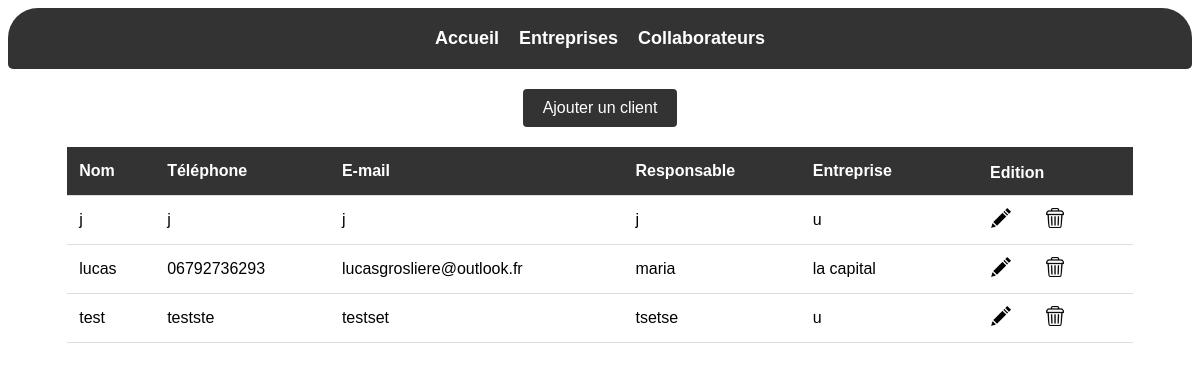
The app's page /clients/view_clients.php with its own data.
### tables this page shows
CREATE TABLE `clients` (
  `id_client` int(11) NOT NULL,
  `nom` text NOT NULL,
  `telephone` varchar(20) NOT NULL,
  `mail` varchar(50) NOT NULL,
  `responsable` varchar(20) NOT NULL,
  `id_entreprise` int(11) NOT NULL
);

CREATE TABLE `entreprises` (
  `id_entreprise` int(11) NOT NULL,
  `nom` varchar(20) NOT NULL,
  `telephone` varchar(20) NOT NULL,
  `adresse` varchar(50) NOT NULL,
  `mail` varchar(50) NOT NULL,
  `responsable` varchar(20) NOT NULL
);

### config/commandes.php (called while the page is built, shortened)
<?php
function afficherClients()
{
    if (require("connexion.php")) {
        $req = $access->prepare("SELECT c.id_client, c.nom, c.telephone, c.mail, c.responsable, e.nom as e_nom FROM clients c, entreprises e where c.id_entreprise = e.id_entreprise ORDER BY c.nom");
        $req->execute();
        $data = $req->fetchAll(PDO::FETCH_OBJ);
        return $data;
    }
}

### clients/view_clients.php (the view, shortened to what this page needs)
<?php
require("../config/commandes.php");
$clients = afficherClients();
?>
<!DOCTYPE html>
<html lang="fr">
<head>
    <link rel="stylesheet" type="text/css" href="../style.css" />
</head>
<body>
    <header>
        <nav>
            <ul class="navbar_l">
                <li class="navbar_e"><a class="navbar_a" href="../index.php">Accueil</a></li>
                <li class="navbar_e"><a class="navbar_a" href="../entreprises/view_entreprises.php">Entreprises</a></li>
                <li class="navbar_e"><a class="navbar_a" href="../collaborateurs/view_collaborateurs.php">Collaborateurs</a></li>
            </ul>
        </nav>
    </header>
    <button class="btn-back" onclick="location.href='add_client.php'">Ajouter un client</button>
    <div class="tableauclients">
        <table id="table">
            <thead>
                <tr>
                    <th onclick="sortTable(0)">Nom</th>
                    <th onclick="sortTable(1)">Téléphone</th>
                    <th onclick="sortTable(2)">E-mail</th>
                    <th onclick="sortTable(3)">Responsable</th>
                    <th onclick="sortTable(4)">Entreprise</th>
                    <th>ㅤㅤEdition</th>
                </tr>
            </thead>
            <tbody>
                <?php foreach ($clients as $client) : ?>
                    <tr>
                        <td><?= $client->nom ?></td>
                        <td><?= $client->telephone ?></td>
                        <td><?= $client->mail ?></td>
                        <td><?= $client->responsable ?></td>
                        <td><?= $client->e_nom ?></td>
                        <td>
                            <button class="btn-modifier">
                                <a href="edit_client.php?id_client=<?= $client->id_client ?>">
                                    <img src="../annexe/logo_edit.png" alt="Modifier" />
                                </a>
                            </button>
                            <button class="btn-supprimer">
                                <a href="../config/commandes.php?action=supprimerclient&id_client=<?= $client->id_client ?>&from_view=true">
                                    <img src="../annexe/logo_suppr.png" alt="Supprimer" />
                                </a>
                            </button>
                        </td>
                    </tr>
                <?php endforeach; ?>
            </tbody>
        </table>
    </div>
</body>
</html>

### style.css (style rules this page uses)
body { font-family: Arial, sans-serif; }
nav { display: flex; align-items: center; justify-content: center; background-color: #333; color: #fff; padding: 20px 0; border-top-left-radius: 30px; border-top-right-radius: 30px; border-bottom-left-radius: 5px; border-bottom-right-radius: 5px; }
.navbar_l { display: flex; list-style-type: none; margin: 0; padding: 0; }
.navbar_e { margin: 0 10px; }
.navbar_a { color: #fff; text-decoration: none; font-size: 18px; font-weight: bold; transition: all 0.2s; }
table { border-collapse: collapse; width: 90%; }
th, td { text-align: left; padding: 12px; border-bottom: 1px solid #ddd; }
th { background-color: #333; color: white; }
.tableauclients { display: flex; justify-content: center; }
.btn-back { display: block; margin: 20px auto; padding: 10px 20px; background-color: #333; color: #fff; border: none; border-radius: 4px; font-size: 16px; cursor: pointer; }
.btn-modifier, .btn-supprimer { background-color: transparent; border: none; padding: 0; margin: 0; }
.btn-modifier img, .btn-supprimer img { width: 20px; height: 20px; margin-left: 30px; }
#table { border-radius: 20px; }

### records on screen
clients: nom "j", telephone "j", mail "j", responsable "j", id_entreprise.nom "u"
clients: nom "lucas", telephone "06792736293", mail "lucasgrosliere@outlook.fr", responsable "maria", id_entreprise.nom "la capital"
clients: nom "test", telephone "testste", mail "testset", responsable "tsetse", id_entreprise.nom "u"
